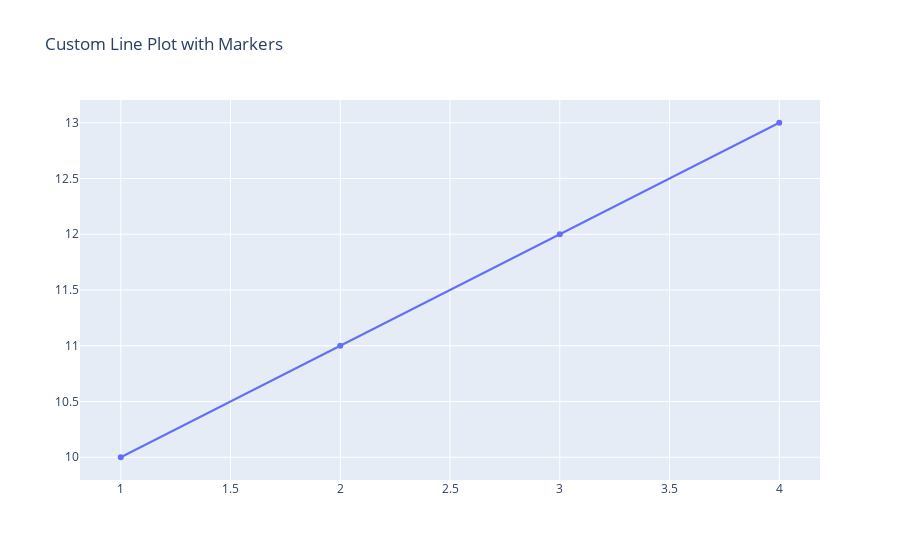

Notebook cell for this chart:
### Code cell
fig = go.Figure(data=go.Scatter(x=[1, 2, 3, 4], y=[10, 11, 12, 13], mode='lines+markers', name='Line Plot'))
fig.update_layout(title='Custom Line Plot with Markers')
fig.show()

### Figure 1 — Plotly figure (JSON) as saved in the notebook; plotly's stock layout.template omitted (floating-point values rounded to 4 significant figures)
{"data": [{"mode": "lines+markers", "name": "Line Plot", "type": "scatter", "x": [1, 2, 3, 4], "y": [10, 11, 12, 13]}], "layout": {"title": {"text": "Custom Line Plot with Markers"}}}
